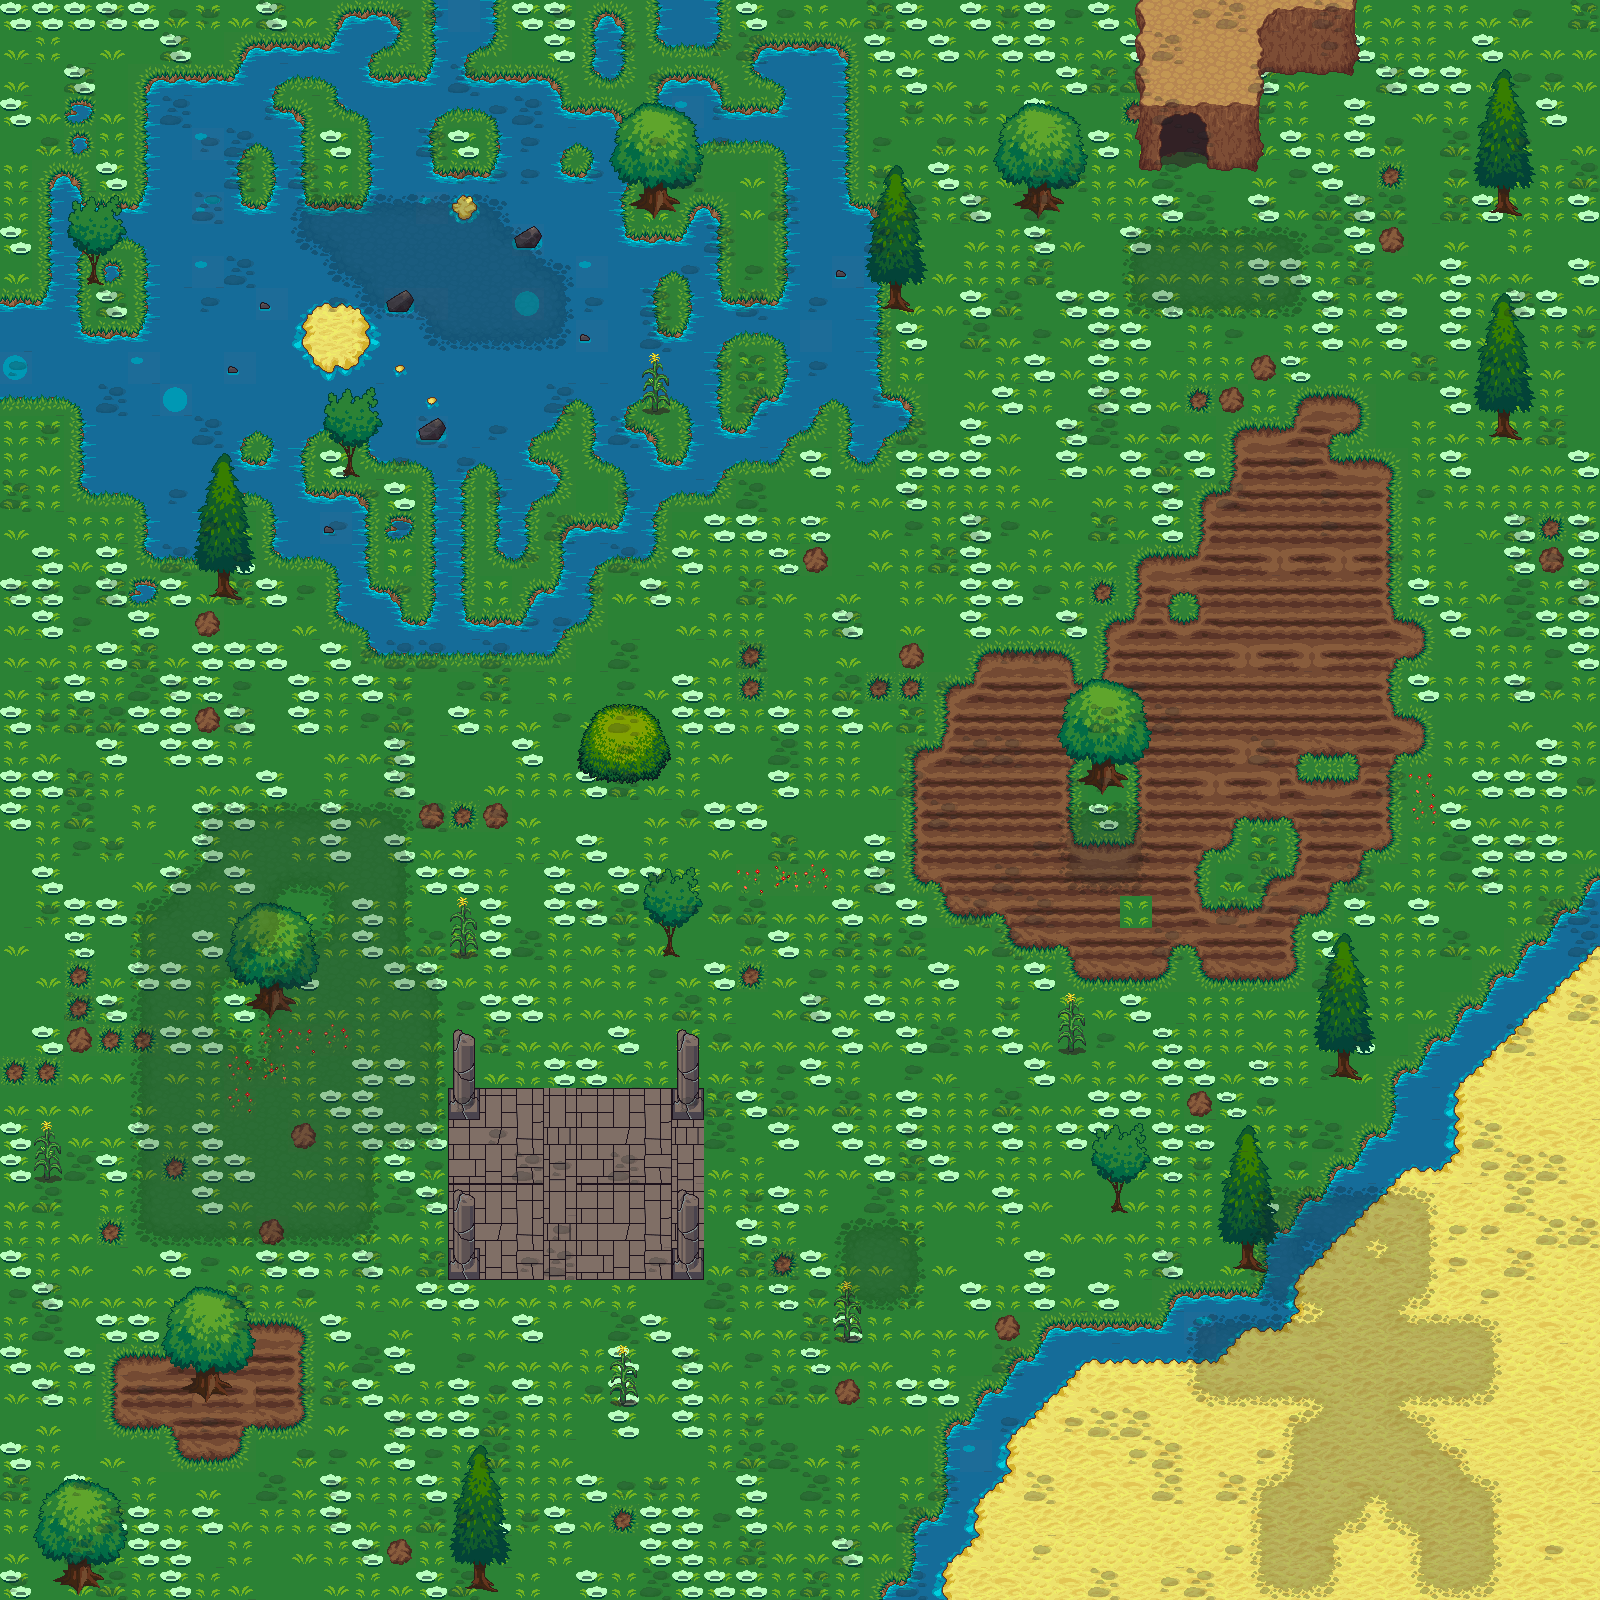

This is a level from a 2D game, rendered from its Tiled map with the project's own tilesets. A one-line summary and the map file follow, with tile-layer data summarised:
An orthogonal 50x50 tile map with 32x32 px tiles, 3 tile layers (Base, MainThinks, Clouds) and 1 object (player).

<map version="1.0" orientation="orthogonal" width="50" height="50" tilewidth="32" tileheight="32">
 <tileset firstgid="1" name="terrain_atlas" tilewidth="32" tileheight="32">
  <image source="terrain_atlas.png" width="1024" height="1024" />
 </tileset>
 <layer name="Base" width="50" height="50">
  <properties>
   <property name="cc_vertexz" value="0" />
  </properties>
  <data>[2500 cells, 2500 non-empty, 74 distinct tile ids]</data>
 </layer>
 <layer name="MainThinks" width="50" height="50">
  <properties>
   <property name="cc_vertexz" value="0" />
  </properties>
  <data>[2500 cells, 238 non-empty, 64 distinct tile ids]</data>
 </layer>
 <layer name="Clouds" width="50" height="50" opacity="0.26">
  <properties>
   <property name="cc_vertexz" value="400" />
  </properties>
  <data>[2500 cells, 2494 non-empty, 23 distinct tile ids]</data>
 </layer>
 <objectgroup name="Objects" width="50" height="50">
  <properties>
   <property name="cc_vertexz" value="0" />
  </properties>
  <object name="player" x="536" y="1144" width="33" height="32" />
 </objectgroup>
</map>
